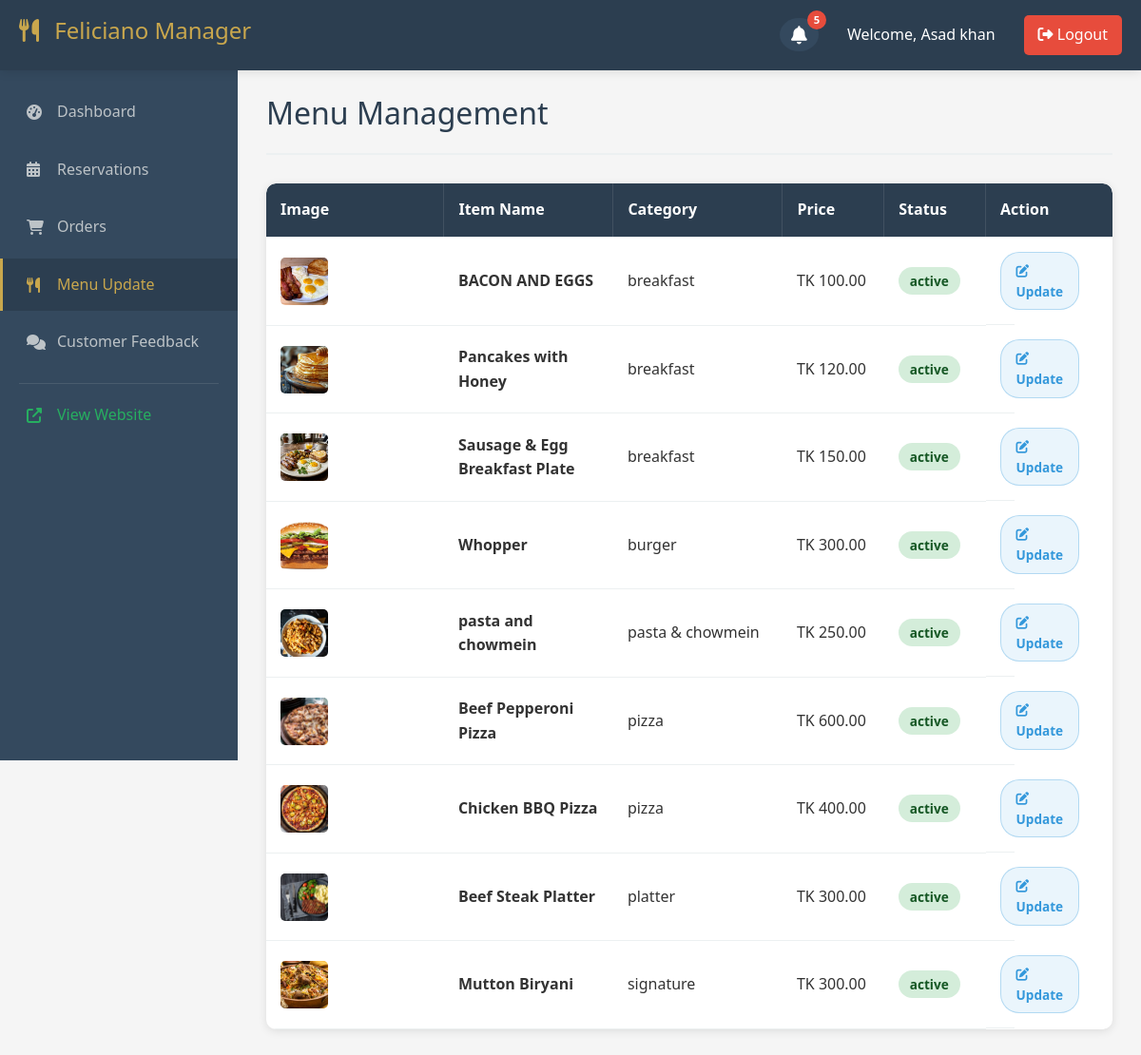
The page /manager/menu.php (signed in) on the database its author committed.
### tables this page shows
CREATE TABLE `menu_items` (
  `id` int(11) NOT NULL,
  `menu_id` int(11) DEFAULT NULL,
  `name` varchar(100) NOT NULL,
  `description` text DEFAULT NULL,
  `category` varchar(50) NOT NULL,
  `price` decimal(10,2) NOT NULL,
  `image_url` varchar(500) DEFAULT NULL,
  `ingredients` text DEFAULT NULL,
  `status` enum('active','inactive') DEFAULT 'active',
  `created_at` timestamp NOT NULL DEFAULT current_timestamp(),
  `updated_at` timestamp NOT NULL DEFAULT current_timestamp() ON UPDATE current_timestamp()
);

### manager/menu.php (the view, shortened to what this page needs)
<?php
require_once '../config/database.php';
$edit_item = null;
$sql = "SELECT id, name, category, price, status, image_url FROM menu_items ORDER BY category ASC, name ASC";
$result = $conn->query($sql);
include 'header.php';
?>
<section class="admin-section active">
    <div class="section-header">
        <h2>Menu Management</h2>
    </div>
    <?php if ($edit_item): ?>
        <div class="chart-container" style="max-width: 600px; margin: 0 auto; padding: 30px; border-radius: 10px; background: white; box-shadow: 0 4px 6px rgba(0,0,0,0.05);">
            <h3 style="margin-bottom: 20px; border-bottom: 2px solid #f1f2f6; padding-bottom: 10px;">Update Details: <?= htmlspecialchars($edit_item['name']) ?></h3>
            <form method="POST" action="menu.php">
                <input type="hidden" name="update_menu" value="1">
                <input type="hidden" name="id" value="<?= $edit_item['id'] ?>">
                <div class="form-group" style="margin-bottom: 15px;">
                    <label style="display: block; margin-bottom: 5px; color: #2c3e50; font-weight: 500;">Item Name (Read Only)</label>
                    <input type="text" class="form-control" value="<?= htmlspecialchars($edit_item['name']) ?>" disabled style="width: 100%; padding: 10px; border: 1px solid #ddd; border-radius: 5px; background: #f8f9fa;">
                </div>
                <div class="form-group" style="margin-bottom: 15px;">
                    <label style="display: block; margin-bottom: 5px; color: #2c3e50; font-weight: 500;">Price (TK)</label>
                    <input type="number" step="0.01" name="price" class="form-control" value="<?= htmlspecialchars($edit_item['price']) ?>" required style="width: 100%; padding: 10px; border: 1px solid #ddd; border-radius: 5px;">
                </div>
                <div class="form-group" style="margin-bottom: 15px;">
                    <label style="display: block; margin-bottom: 5px; color: #2c3e50; font-weight: 500;">Status</label>
                    <select name="status" class="form-control" style="width: 100%; padding: 10px; border: 1px solid #ddd; border-radius: 5px;">
                        <option value="active" <?= ($edit_item['status'] ?? 'active') === 'active' ? 'selected' : '' ?>>Active</option>
                        <option value="inactive" <?= ($edit_item['status'] ?? '') === 'inactive' ? 'selected' : '' ?>>Inactive</option>
                    </select>
                </div>
                <div class="form-group" style="margin-bottom: 25px;">
                    <label style="display: block; margin-bottom: 5px; color: #2c3e50; font-weight: 500;">Description</label>
                    <textarea name="description" class="form-control" rows="3" style="width: 100%; padding: 10px; border: 1px solid #ddd; border-radius: 5px;"><?= htmlspecialchars($edit_item['description'] ?? '') ?></textarea>
                </div>
                <button type="submit" class="btn btn-primary" style="background-color: #c9a74d; color: white; border: none; padding: 10px 20px; border-radius: 5px; font-weight: 600; cursor: pointer; display: inline-block;">
                    <i class="fas fa-save"></i> Save Changes
                </button>
            </form>
        </div>
    <?php else: ?>
        <div class="menu-table-container team-table-container">
            <table class="admin-table">
                <thead>
                    <tr>
                        <th style="width: 80px;">Image</th>
                        <th>Item Name</th>
                        <th>Category</th>
                        <th>Price</th>
                        <th>Status</th>
                        <th>Action</th>
                    </tr>
                </thead>
                <tbody>
                    <?php if ($result && $result->num_rows > 0): ?>
                        <?php while ($row = $result->fetch_assoc()): ?>
                            <tr>
                                <td>
                                    <?php if(!empty($row['image_url'])): ?>
                                        <img src="../<?= htmlspecialchars($row['image_url']) ?>" alt="MenuItem" style="width:50px; height:50px; object-fit:cover; border-radius:5px;">
                                    <?php endif; ?>
                                </td>
                                <td><strong><?= htmlspecialchars($row['name']) ?></strong></td>
                                <td><?= htmlspecialchars($row['category']) ?></td>
                                <td>TK <?= number_format($row['price'], 2) ?></td>
                                <td>
                                    <span class="status-badge status-<?= htmlspecialchars($row['status'] ?? 'active') ?>"><?= htmlspecialchars($row['status'] ?? 'active') ?></span>
                                </td>
                                <td class="action-buttons">
                                    <a href="menu.php?edit_id=<?= $row['id'] ?>" class="action-btn edit-btn" style="text-decoration:none; display:inline-block;">
                                        <i class="fas fa-edit"></i> Update
                                    </a>
                                </td>
                            </tr>
                        <?php endwhile; ?>
                    <?php else: ?>
                        <tr><td colspan="6" style="text-align: center; padding: 40px; color: #7f8c8d;">No menu items found.</td></tr>
                    <?php endif; ?>
                </tbody>
            </table>
        </div>
    <?php endif; ?>
</section>
<?php include 'footer.php'; ?>

### admin/admin-styles.css (style rules this page uses)
* { margin: 0; padding: 0; box-sizing: border-box; font-family: 'Segoe UI', Tahoma, Geneva, Verdana, sans-serif; }
body { background-color: #f5f5f5; color: #333; line-height: 1.6; }
.admin-section { display: none; }
.admin-section.active { display: block; }
.section-header { display: flex; justify-content: space-between; align-items: center; margin-bottom: 30px; padding-bottom: 15px; border-bottom: 2px solid #ecf0f1; }
.section-header h2 { color: #2c3e50; font-size: 2rem; }
.admin-table { width: 100%; background: white; border-radius: 10px; overflow: hidden; box-shadow: 0 2px 10px rgba(0, 0, 0, 0.1); table-layout: fixed; }
.admin-table th, .admin-table td { padding: 15px; text-align: left; border-bottom: 1px solid #ecf0f1; vertical-align: middle; }
.admin-table th:nth-child(1), .admin-table td:nth-child(1) { width: 60px; }
.admin-table th:nth-child(2), .admin-table td:nth-child(2) { width: 20%; }
.team-table-container .admin-table th:nth-child(3), .team-table-container .admin-table td:nth-child(3) { width: 20%; }
.team-table-container .admin-table th:nth-child(4), .team-table-container .admin-table td:nth-child(4) { width: 12%; }
.team-table-container .admin-table th:nth-child(5), .team-table-container .admin-table td:nth-child(5) { width: 12%; }
.team-table-container .admin-table th:nth-child(6), .team-table-container .admin-table td:nth-child(6) { width: 15%; }
.admin-table th { background-color: #2c3e50; color: white; font-weight: 600; border-right: 1px solid rgba(255, 255, 255, 0.1); }
.admin-table th:last-child { border-right: none; }
.menu-table-container, .customers-table-container, .reservations-table-container { background: white; border-radius: 10px; overflow-x: auto; box-shadow: 0 2px 10px rgba(0, 0, 0, 0.1); }
.status-badge { padding: 5px 12px; border-radius: 20px; font-size: 0.85rem; font-weight: 600; }
.status-active { background-color: #d4edda; color: #155724; }
.action-buttons { display: flex; gap: 10px; align-items: center; }
.action-btn { padding: 8px 16px; border: none; border-radius: 20px; cursor: pointer; font-size: 0.85rem; font-weight: 600; transition: all 0.3s ease; display: inline-flex; align-items: center; gap: 6px; }
.edit-btn { background-color: rgba(52, 152, 219, 0.1); color: #3498db; border: 1px solid rgba(52, 152, 219, 0.3); }

### rows shown on the page
menu_items: image_url (picture), name "BACON AND EGGS", category "breakfast", price "100.00", status "active"
menu_items: image_url (picture), name "Pancakes with Honey", category "breakfast", price "120.00", status "active"
menu_items: image_url (picture), name "Sausage & Egg Breakfast Plate", category "breakfast", price "150.00", status "active"
menu_items: image_url (picture), name "Whopper", category "burger", price "300.00", status "active"
menu_items: image_url (picture), name "pasta and chowmein", category "pasta & chowmein", price "250.00", status "active"
menu_items: image_url (picture), name "Beef Pepperoni Pizza", category "pizza", price "600.00", status "active"
menu_items: image_url (picture), name "Chicken BBQ Pizza", category "pizza", price "400.00", status "active"
menu_items: image_url (picture), name "Beef Steak Platter", category "platter", price "300.00", status "active"
menu_items: image_url (picture), name "Mutton Biryani", category "signature", price "300.00", status "active"

### other values the page prints
$unread_count "5"
$_SESSION['user_name'] "Asad khan"
